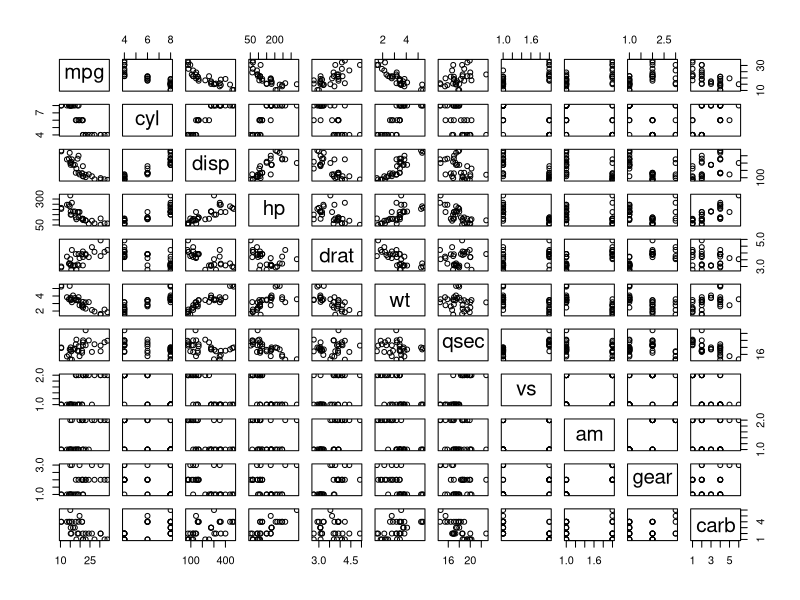

The R source for this figure: (Note: this script raises an error after producing the figure.)
## ---- chunk 1
sessionInfo()
## ---- chunk 2
rm(list=ls()); data("mtcars") 
## ---- chunk 3
any(is.na(mtcars)); colnames(mtcars)
## ---- chunk 4
data(mtcars)
mtcars$vs <- factor(mtcars$vs, labels = c("V-block", "S-block")); mtcars$am <- factor(mtcars$am, labels = c("Automatic", "Manual")); mtcars$gear <- factor(mtcars$gear); mtcars$carb <- factor(mtcars$carb); mtcarsProc <- mtcars; head(mtcarsProc)

## ---- chunk 5
fslrm <- lm(mpg ~ factor(am), data = mtcarsProc); fslrm
coef(summary(fslrm))
## ---- chunk 6
pairs(mpg ~ ., data = mtcarsProc)
## ---- chunk 7
data(mtcarsProc)
par(mfrow = c(2,1), mar = c(4,4,2,1)) # set margin
hist(mtcarsProc$mpg[mtcarsProc$am=="Auto"], breaks=10, xlab = "Miles-Per-gallon", ylab = "Count", main = "Automatic Transmission", col = "yellow", xlim = range(5:40));
abline(v=mean(mtcarsProc$mpg[mtcarsProc$am=="Auto"]), col="red", lwd = 4)
hist(mtcarsProc$mpg[mtcarsProc$am=="Manual"], breaks=10, xlab = "Miles-Per-gallon", ylab = "Count", main = "Manual Transmission", col="lightblue", xlim = range(5:40));
abline(v=mean(mtcarsProc$mpg[mtcarsProc$am=="Manual"]), col="blue", lwd = 4)
## ---- chunk 8
data("mtcarsProc")
boxplot(mpg ~ am, data = mtcarsProc, col = (c("yellow","lightblue")), ylab = "Miles-Per-Gallon", xlab = "Transmission", main =  "Automatic vs Manual Transmission Miles Per Gallon")
## ---- chunk 9
# NOTE USE GGPLOT
# 
## ---- chunk 10
data("mtcarsProc")
#qqPlot(fit?, main="Q-Q plot")
## ---- chunk 11
data("mtcarsProc")
f1 <- lm(mpg ~ factor(am), data = mtcarsProc)
coef(summary(f1))
library(ggplot2)

## ---- chunk 12
data("mtcarsProc")
f2 <- lm(mpg ~ factor(am) + wt, data = mtcarsProc)
coef(summary(f2))
f3 <- lm(mpg ~ factor(am) * wt, data = mtcarsProc)
coef(summary(f3))
## ---- chunk 13
#To be inserted
## ---- chunk 14
#To be inserted
## ---- chunk 15
#plot(resid(fit?))
#abline(h=0)
## ---- chunk 16
# To be inserted
